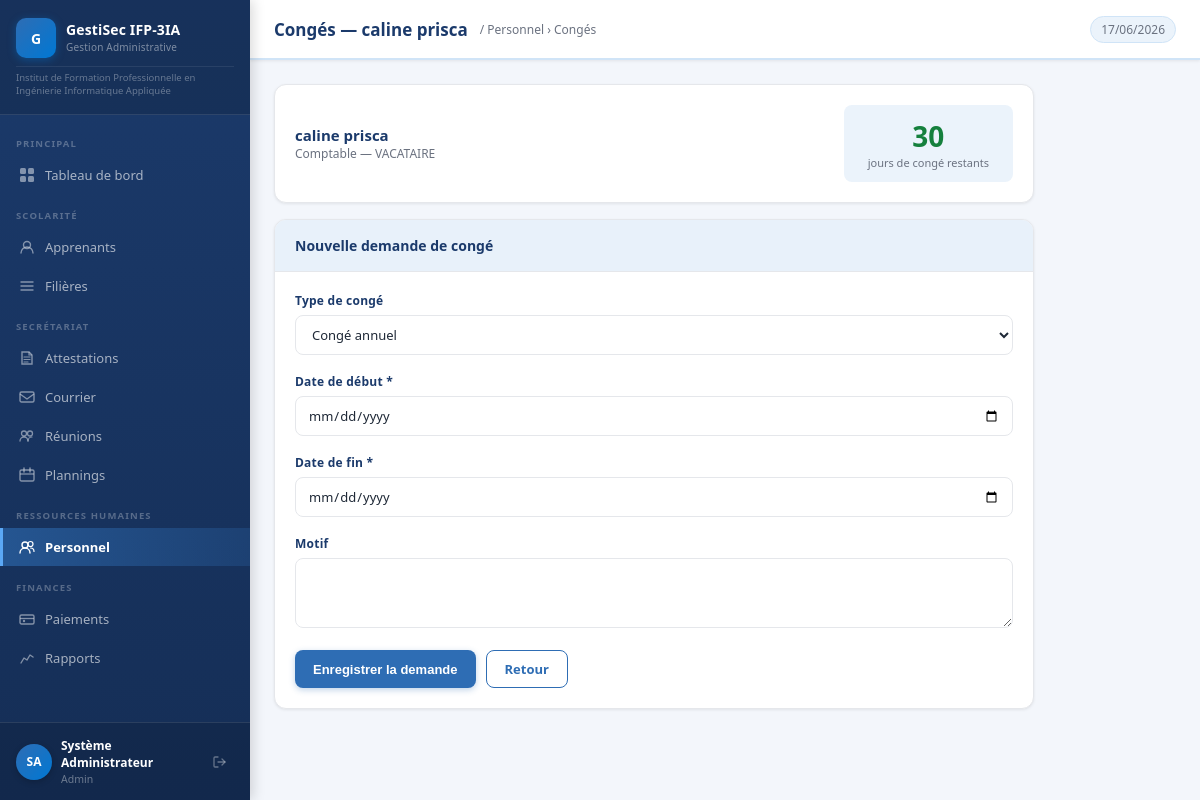
/modules/personnel/conge.php?id=1 (signed in), run on the app's committed database.
### tables this page shows
CREATE TABLE `personnel` (
  `id` int(11) NOT NULL,
  `matricule` varchar(30) NOT NULL,
  `nom` varchar(100) NOT NULL,
  `prenom` varchar(100) NOT NULL,
  `poste` varchar(100) NOT NULL,
  `departement` varchar(100) DEFAULT NULL,
  `type_contrat` enum('CDI','CDD','vacataire','stage') DEFAULT 'CDI',
  `telephone` varchar(20) DEFAULT NULL,
  `email` varchar(150) DEFAULT NULL,
  `date_embauche` date DEFAULT NULL,
  `salaire` decimal(12,2) DEFAULT 0.00,
  `solde_conge` int(11) DEFAULT 30,
  `statut` enum('actif','inactif') DEFAULT 'actif',
  `created_at` datetime DEFAULT current_timestamp()
);

### includes/auth.php (called while the page is built, shortened)
<?php
function currentUser(): array {
    return $_SESSION['user'] ?? [];
}
function clean(string $val): string {
    return htmlspecialchars(trim($val), ENT_QUOTES, 'UTF-8');
}

### modules/personnel/conge.php (the view, shortened to what this page needs)
<?php
require_once __DIR__ . '/../../includes/auth.php';
$db = getDB();
$id = (int)($_GET['id']??0);
$stmt=$db->prepare("SELECT * FROM personnel WHERE id=?");$stmt->execute([$id]);$agent=$stmt->fetch();
$pageTitle='Congés — '.$agent['prenom'].' '.$agent['nom'];
$activePage='personnel';
$breadcrumb='<a href="index.php">Personnel</a> › Congés';
require_once __DIR__ . '/../../includes/header.php';
?>
<div style="max-width:760px">
  <div class="card" style="margin-bottom:16px">
    <div class="card-body" style="display:flex;justify-content:space-between;align-items:center">
      <div>
        <div style="font-size:15px;font-weight:600;color:var(--blue-dark)"><?= clean($agent['prenom'].' '.$agent['nom']) ?></div>
        <div style="font-size:12px;color:var(--gray-mid)"><?= clean($agent['poste']) ?> — <?= strtoupper($agent['type_contrat']) ?></div>
      </div>
      <div style="text-align:center;background:var(--blue-pale);padding:12px 24px;border-radius:8px">
        <div style="font-size:28px;font-weight:700;color:<?= $agent['solde_conge']>5?'var(--green)':'var(--red)' ?>"><?= $agent['solde_conge'] ?></div>
        <div style="font-size:11px;color:var(--gray-mid)">jours de congé restants</div>
      </div>
    </div>
  </div>
  <div class="card" style="margin-bottom:16px">
    <div class="card-header"><h2>Nouvelle demande de congé</h2></div>
    <div class="card-body">
      <form method="POST">
        <div class="form-grid-3">
          <div class="form-group">
            <label class="form-label">Type de congé</label>
            <select name="type_conge" class="form-control">
              <?php foreach(['annuel'=>'Congé annuel','maladie'=>'Congé maladie','maternite'=>'Congé maternité','autre'=>'Autre'] as $v=>$l): ?>
              <option value="<?= $v ?>" <?= ($_POST['type_conge']??'annuel')===$v?'selected':'' ?>><?= $l ?></option>
              <?php endforeach; ?>
            </select>
          </div>
          <div class="form-group"><label class="form-label">Date de début *</label><input type="date" name="date_debut" class="form-control" value="<?= $_POST['date_debut']??'' ?>" required></div>
          <div class="form-group"><label class="form-label">Date de fin *</label><input type="date" name="date_fin" class="form-control" value="<?= $_POST['date_fin']??'' ?>" required></div>
        </div>
        <div class="form-group"><label class="form-label">Motif</label><textarea name="motif" class="form-control" style="min-height:70px"><?= clean($_POST['motif']??'') ?></textarea></div>
        <div style="display:flex;gap:10px">
          <button type="submit" class="btn btn-primary">Enregistrer la demande</button>
          <a href="index.php" class="btn btn-outline">Retour</a>
        </div>
      </form>
    </div>
  </div>
</div>
<?php require_once __DIR__ . '/../../includes/footer.php'; ?>

### includes/header.php (shortened to what this page needs)
<?php
$user  = currentUser();
?>
<!DOCTYPE html>
<html lang="fr">
<head>
<link rel="stylesheet" href="<?= APP_URL ?>/assets/css/style.css">
</head>
<body>
<div class="app-shell">
  <aside class="sidebar">
    <div class="sidebar-brand">
      <div class="brand-top">
        <div class="brand-logo">G</div>
        <div>
          <div class="brand-name"><?= APP_NAME ?></div>
          <div class="brand-tagline">Gestion Administrative</div>
        </div>
      </div>
      <div class="brand-full"><?= APP_FULL_NAME ?></div>
    </div>
    <nav class="sidebar-nav">
      <div class="nav-section">Principal</div>
      <a href="<?= APP_URL ?>/dashboard.php"
         class="nav-item <?= ($activePage??'')==='dashboard'?'active':'' ?>">
        Tableau de bord
      </a>
      <div class="nav-section">Scolarité</div>
      <a href="<?= APP_URL ?>/modules/apprenants/index.php"
         class="nav-item <?= ($activePage??'')==='apprenants'?'active':'' ?>">
        <svg width="16" height="16" viewBox="0 0 16 16" fill="none">
          <circle cx="8" cy="6" r="3.5" stroke="currentColor" stroke-width="1.4"/>
          <path d="M2 14c0-3.3 2.7-6 6-6s6 2.7 6 6" stroke="currentColor" stroke-width="1.4" stroke-linecap="round"/>
        </svg>
        Apprenants
      </a>
      <a href="<?= APP_URL ?>/modules/filieres/index.php"
         class="nav-item <?= ($activePage??'')==='filieres'?'active':'' ?>">
        <svg width="16" height="16" viewBox="0 0 16 16" fill="none">
          <path d="M2 4h12M2 8h12M2 12h12" stroke="currentColor" stroke-width="1.4" stroke-linecap="round"/>
        </svg>
        Filières
      </a>
      <div class="nav-section">Secrétariat</div>
      <a href="<?= APP_URL ?>/modules/attestations/index.php"
         class="nav-item <?= ($activePage??'')==='attestations'?'active':'' ?>">
        <svg width="16" height="16" viewBox="0 0 16 16" fill="none">
          <path d="M3 2h7l3 3v9H3V2z" stroke="currentColor" stroke-width="1.4"/>
          <path d="M10 2v3h3" stroke="currentColor" stroke-width="1.2"/>
          <path d="M5 7h6M5 9.5h6M5 12h4" stroke="currentColor" stroke-width="1.2" stroke-linecap="round"/>
        </svg>
        Attestations
      </a>
      <a href="<?= APP_URL ?>/modules/courrier/index.php"
         class="nav-item <?= ($activePage??'')==='courrier'?'active':'' ?>">
        <svg width="16" height="16" viewBox="0 0 16 16" fill="none">
          <rect x="1" y="3" width="14" height="10" rx="1.5" stroke="currentColor" stroke-width="1.4"/>
          <path d="M1 5l7 5 7-5" stroke="currentColor" stroke-width="1.4"/>
        </svg>
        Courrier
      </a>
      <a href="<?= APP_URL ?>/modules/reunions/index.php"
         class="nav-item <?= ($activePage??'')==='reunions'?'active':'' ?>">
        Réunions
      </a>
      <a href="<?= APP_URL ?>/modules/plannings/index.php"
         class="nav-item <?= ($activePage??'')==='plannings'?'active':'' ?>">
        Plannings
      </a>
      <div class="nav-section">Ressources Humaines</div>
      <a href="<?= APP_URL ?>/modules/personnel/index.php"
         class="nav-item <?= ($activePage??'')==='personnel'?'active':'' ?>">
        Personnel
      </a>
      <div class="nav-section">Finances</div>
      <a href="<?= APP_URL ?>/modules/paiements/index.php"
         class="nav-item <?= ($activePage??'')==='paiements'?'active':'' ?>">
        <svg width="16" height="16" viewBox="0 0 16 16" fill="none">
          <rect x="1" y="4" width="14" height="9" rx="1.5" stroke="currentColor" stroke-width="1.4"/>
          <line x1="1" y1="7.5" x2="15" y2="7.5" stroke="currentColor" stroke-width="1.3"/>
          <circle cx="5" cy="10" r="1.2" fill="currentColor"/>
        </svg>
        Paiements
      </a>
      <a href="<?= APP_URL ?>/modules/rapports/index.php"
         class="nav-item <?= ($activePage??'')==='rapports'?'active':'' ?>">
        <svg width="16" height="16" viewBox="0 0 16 16" fill="none">
          <polyline points="2,13 5,8 8,10 11,5 14,7" stroke="currentColor" stroke-width="1.4" fill="none" stroke-linecap="round" stroke-linejoin="round"/>
        </svg>
        Rapports
      </a>
    </nav>
    <div class="sidebar-user">
      <div class="avatar"><?= strtoupper(substr($user['prenom'],0,1).substr($user['nom'],0,1)) ?></div>
      <div class="user-info">
        <div class="uname"><?= clean($user['prenom']) ?> <?= clean($user['nom']) ?></div>
        <div class="urole"><?= ucfirst(clean($user['role'])) ?></div>
      </div>
      <a href="<?= APP_URL ?>/logout.php" class="logout-btn" title="Déconnexion">
      </a>
    </div>
  </aside>
  <div class="main">
    <header class="topbar">
      <div class="topbar-left">
        <h1 class="page-title"><?= clean($pageTitle ?? 'Tableau de bord') ?></h1>
        <?php if(!empty($breadcrumb)): ?>
        <span class="breadcrumb">/ <?= $breadcrumb ?></span>
        <?php endif; ?>
      </div>
      <div class="topbar-right">
        <span class="date-badge"><?= date('d/m/Y') ?></span>
      </div>
    </header>
    <div class="content">

### data on the page
personnel: pageTitle "Congés — caline prisca", prenom+nom "caline prisca", poste "Comptable", type_contrat "VACATAIRE", solde_conge "30"

### other printed values
APP_NAME "GestiSec IFP-3IA"
APP_FULL_NAME "Institut de Formation Professionnelle en Ingénierie Informatique Appliquée"
substr($user['prenom'],0,1).substr($user['nom'],0,1) "SA"
$user['prenom'] "Système"
$user['nom'] "Administrateur"
$user['role'] "Admin"
form field type_conge "Congé annuel"
